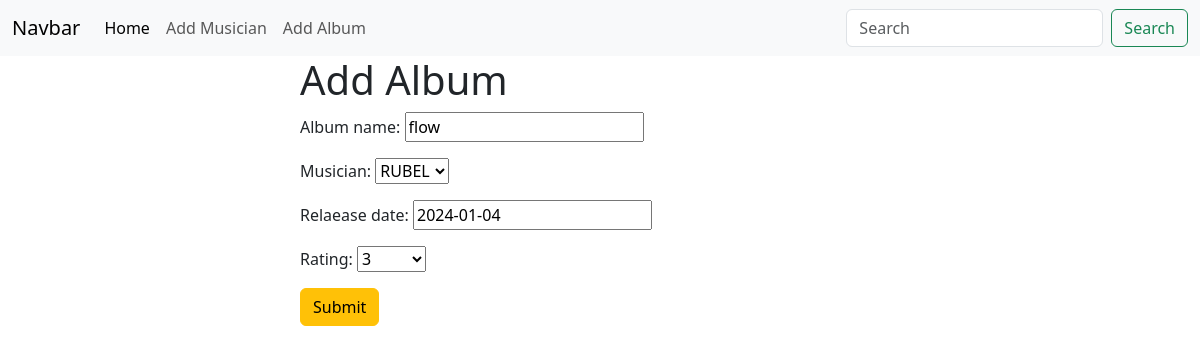
The page /Album/edit/2 on the database its author committed.
### Album/models.py (models this page shows, shortened)
class album(models.Model):
    album_name=models.CharField(max_length=20)
    musician=models.ForeignKey(musician,on_delete=models.CASCADE)
    relaease_date=models.DateField(default=timezone.now)
    rating = models.CharField(max_length=1, choices=RATINGS,blank=True,null=True)

### Album/views.py (the view)
# urls.py: path('edit/<int:id>', views.edit_post, name='edit_post'),
def edit_post(request,id):
   post=models.album.objects.get(pk=id)
   album_form = forms.add_album(instance=post)
   if request.method == 'POST':
       album_form = forms.add_album(request.POST,instance=post)
       if album_form.is_valid():
        album_form.save()
        return redirect('home')
   return render(request, 'add_album.html', {'form' : album_form})

### Album/forms.py
class add_album(forms.ModelForm):
    class Meta:
        model=album
        fields='__all__'

### musicians/models.py (called while the page is built)
    def __str__(self):
        return self.first_name

### Album/templates/add_album.html (shortened to what this page needs)
{%extends 'base.html'%}
{%block content%}
<form style="width: 50%;margin: auto;" method="post">
    <h1>Add Album</h1>
    {{form.as_p}}
    <button class="btn btn-warning">Submit</button>
</form>
{%endblock%}

### rows shown on the page
album: album_name "flow", musician "RUBEL", relaease_date "2024-01-04", rating "3"
